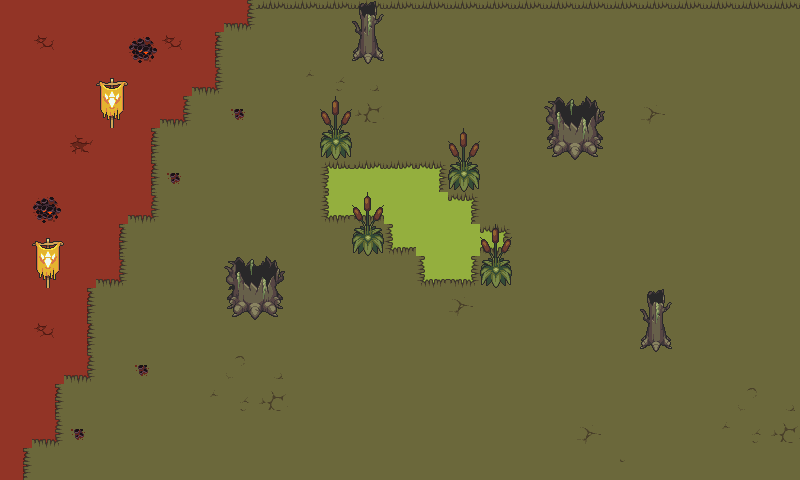

A 2D game scene composited from a Tiled map and its tileset images. What follows is a short description and the map's XML, with each tile layer's data collapsed to a summary:
An orthogonal 25x15 tile map with 32x32 px tiles, 5 tile layers (Ground, Ground Object, Stairs, Upper, ...), 2 hidden layers not drawn, 17 tilesets.

<map version="1.5" tiledversion="1.6.0" orientation="orthogonal" renderorder="right-down" width="25" height="15" tilewidth="32" tileheight="32" infinite="0" nextlayerid="14" nextobjectid="2">
 <editorsettings>
  <export format="csv" />
 </editorsettings>
 <tileset firstgid="1" name="grasslands_tiles" tilewidth="32" tileheight="32" tilecount="140" columns="5">
  <image source="../assets/map/grasslands/grasslands_tiles.png" width="160" height="896" />
 </tileset>
 <tileset firstgid="141" name="grasslands_tree_big" tilewidth="67" tileheight="82" tilecount="1" columns="1">
  <image source="../assets/map/grasslands/grasslands_tree_big.png" width="67" height="82" />
 </tileset>
 <tileset firstgid="142" name="grasslands_tree_small" tilewidth="32" tileheight="44" tilecount="1" columns="1">
  <image source="../assets/map/grasslands/grasslands_tree_small.png" width="32" height="44" />
 </tileset>
 <tileset firstgid="143" name="grasslands_flower" tilewidth="16" tileheight="16" tilecount="6" columns="6">
  <image source="../assets/map/grasslands/grasslands_flower.png" width="96" height="16" />
 </tileset>
 <tileset firstgid="149" name="grasslands_tree_stump" tilewidth="32" tileheight="28" tilecount="1" columns="1">
  <image source="../assets/map/grasslands/grasslands_tree_stump.png" width="32" height="28" />
 </tileset>
 <tileset firstgid="150" name="collision" tilewidth="32" tileheight="32" tilecount="1" columns="1">
  <image source="../assets/map/collision.png" width="32" height="32" />
 </tileset>
 <tileset firstgid="151" name="ForestDungeonTiles" tilewidth="32" tileheight="32" tilecount="80" columns="5">
  <image source="../assets/map/ForestDungeonTiles.png" width="160" height="512" />
 </tileset>
 <tileset firstgid="231" name="ForestDungeonTreeHollowLarge" tilewidth="61" tileheight="64" tilecount="1" columns="1">
  <image source="../assets/map/ForestDungeonTreeHollowLarge.png" width="61" height="64" />
 </tileset>
 <tileset firstgid="232" name="ForestDungeonTreeHollow" tilewidth="32" tileheight="63" tilecount="1" columns="1">
  <image source="../assets/map/ForestDungeonTreeHollow.png" width="32" height="63" />
 </tileset>
 <tileset firstgid="233" name="ForestDungeonStump" tilewidth="32" tileheight="32" tilecount="1" columns="1">
  <image source="../assets/map/ForestDungeonStump.png" width="32" height="32" />
 </tileset>
 <tileset firstgid="234" name="ForestDungeonTreeLarge" tilewidth="64" tileheight="79" tilecount="1" columns="1">
  <image source="../assets/map/ForestDungeonTreeLarge.png" width="64" height="79" />
 </tileset>
 <tileset firstgid="235" name="LavaRuins_Base" tilewidth="32" tileheight="32" tilecount="75" columns="5">
  <image source="../assets/map/LavaRuins_Base.png" width="160" height="480" />
 </tileset>
 <tileset firstgid="310" name="water_tiles_179" tilewidth="32" tileheight="32" tilecount="20" columns="5">
  <image source="../assets/map/water_tiles_179.png" width="160" height="128" />
 </tileset>
 <tileset firstgid="330" name="ForestDungeonStump" tilewidth="32" tileheight="32" tilecount="1" columns="1">
  <image source="../assets/map/ForestDungeonStump.png" width="32" height="32" />
 </tileset>
 <tileset firstgid="331" name="LostWoodsBushTall" tilewidth="32" tileheight="64" tilecount="1" columns="1">
  <image source="../assets/map/LostWoodsBushTall.png" width="32" height="64" />
 </tileset>
 <tileset firstgid="332" name="LavaRuins_Coal_Spread" tilewidth="30" tileheight="31" tilecount="3" columns="3">
  <image source="../assets/map/LavaRuins_Coal_Spread.png" width="90" height="31" />
 </tileset>
 <tileset firstgid="335" name="bannerGoron" tilewidth="32" tileheight="32" tilecount="2" columns="1">
  <image source="../assets/map/bannerGoron.png" width="32" height="64" />
 </tileset>
 <layer id="1" name="Ground" width="25" height="15">
  <properties>
   <property name="level" type="int" value="0" />
  </properties>
  <data>[375 cells, 375 non-empty, 5 distinct tile ids]</data>
 </layer>
 <layer id="13" name="Ground Object" width="25" height="15">
  <data>[375 cells, 70 non-empty, 18 distinct tile ids]</data>
 </layer>
 <layer id="12" name="Stairs" width="25" height="15">
  <properties>
   <property name="level" type="int" value="-2" />
  </properties>
  <data>[375 cells, 0 non-empty, 0 distinct tile ids]</data>
 </layer>
 <layer id="11" name="Upper" width="25" height="15">
  <properties>
   <property name="level" type="int" value="1" />
  </properties>
  <data>[375 cells, 0 non-empty, 0 distinct tile ids]</data>
 </layer>
 <layer id="2" name="Objects" width="25" height="15">
  <data>[375 cells, 12 non-empty, 5 distinct tile ids]</data>
 </layer>
 <layer id="6" name="Player Layer" width="25" height="15" visible="0">
  <data>[375 cells, 0 non-empty, 0 distinct tile ids]</data>
 </layer>
 <layer id="7" name="collision" width="25" height="15" visible="0">
  <properties>
   <property name="collision" type="int" value="1" />
  </properties>
  <data>[375 cells, 52 non-empty, 1 distinct tile ids]</data>
 </layer>
</map>
